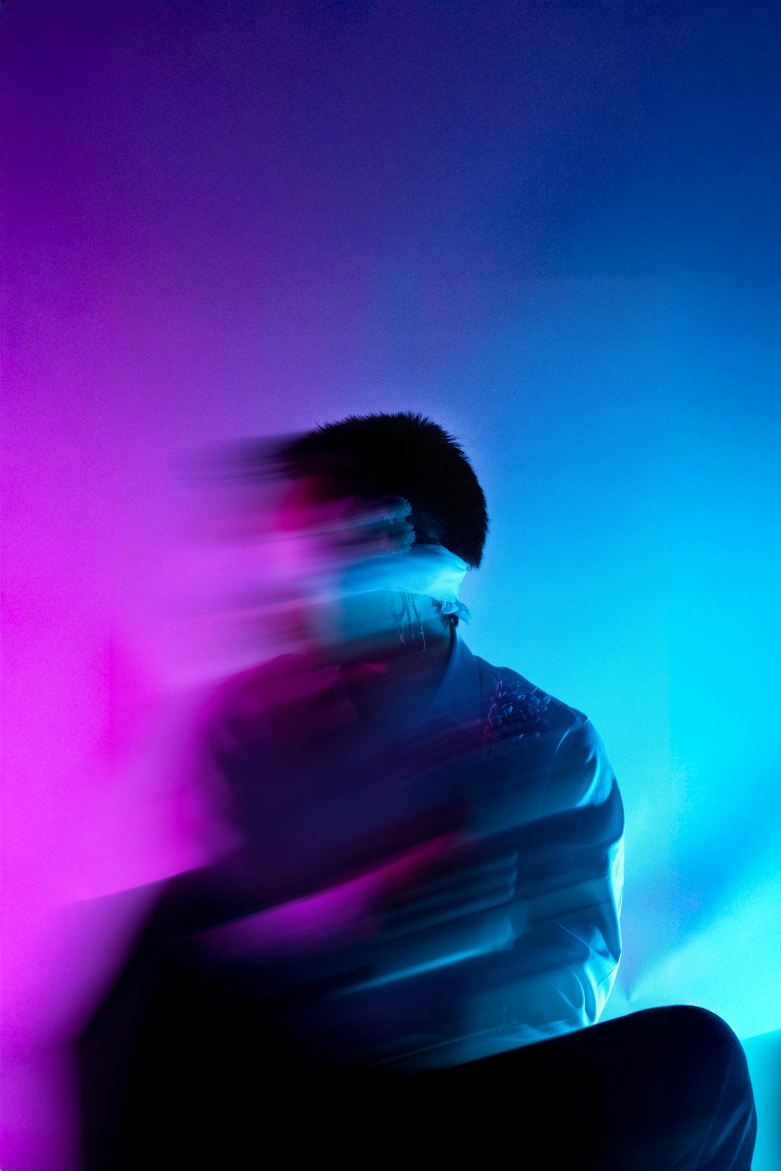
#> input picture sample.jpg, 5461 x 8192 px (shown at 1/7 size)
$ python pillow_image_rolling_github.py
#> lines starting #> are read from the running program, lines starting #| are printed output that depends on the picture
import os
from PIL import Image, ImageEnhance

class PillowRolling:
    def __init__(self, image_path: str, folder_name: str, sub_img_size:tuple):
#> called with image_path = 'sample.jpg', folder_name = 'rolled_image', sub_img_size = (600, 600)
        self.image = Image.open(image_path)
#> self.image is the input picture: PIL image 5461x8192 RGB; mean R, G, B 55.2, 62.6, 147.2
        self.sub_img_size = sub_img_size
        self.folder_name = folder_name
        os.makedirs(self.folder_name, exist_ok=True)  #Create Directory

    def show_image(self):
        self.image.show()

    def resize_image(self):
        self.resized_image = self.image.resize(self.sub_img_size)
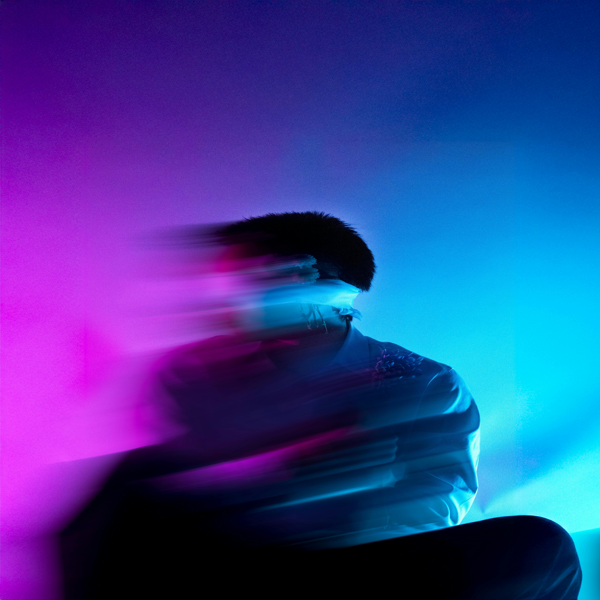
#> self.resized_image: PIL image 600x600 RGB; mean R, G, B 55.2, 62.6, 147.2

    def rolling_and_merging(self, filename: str):
#> called with filename = 'rolled.jpg'
        new_image = Image.new("RGB",(self.image.width, self.image.height))
#> new_image: PIL image 5461x8192 RGB; every value is 0
        for i in range((self.image.width // self.sub_img_size[0]) +1):
            for j in range((self.image.height // self.sub_img_size[1])+1):
                new_x = i*self.sub_img_size[0]
                new_y = j *self.sub_img_size[1]
                new_image.paste(self.resized_image, (new_x, new_y ))
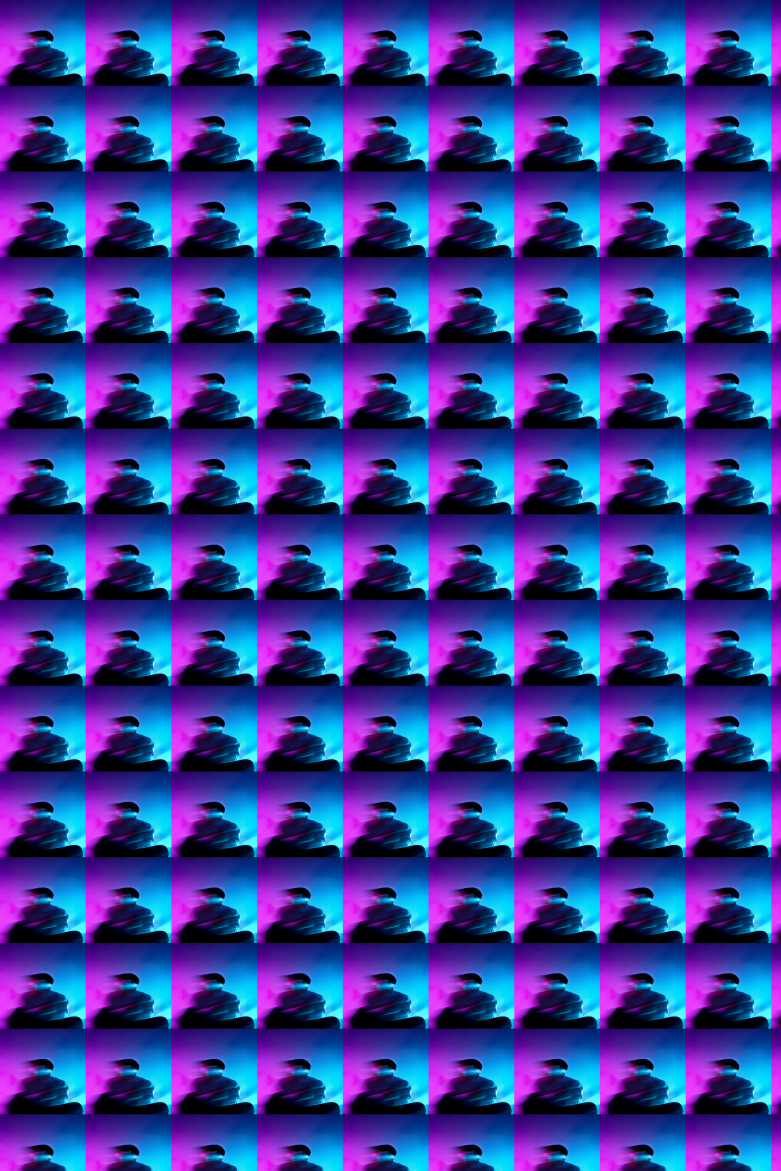
#> new_image: PIL image 5461x8192 RGB (shown at 1/7 size); mean R, G, B 56.6, 62.5, 148.8

        path = f"{self.folder_name}/{filename}"
        new_image.save(path)
        print(f"✅ Rolled image saved as {path}")

def main():
    #Photo: Ekam Juneja: https://www.pexels.com/tr-tr/fotograf/dinamik-isik-efektleriyle-soyut-portre-31208192/
    image_path = "sample.jpg"
    folder_name = "rolled_image"
    sub_img_size = (600,600)
    pb = PillowRolling(image_path=image_path,folder_name=folder_name,sub_img_size=sub_img_size)

    pb.show_image()
    pb.resize_image()
    pb.rolling_and_merging("rolled.jpg")

if __name__ == "__main__":
    main()

$ run again, with bird.jpg copied over sample.jpg
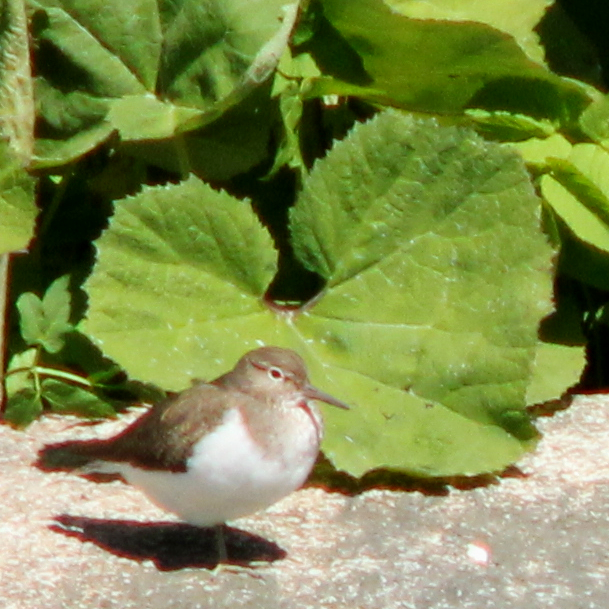
#> input picture bird.jpg, 609 x 609 px
#> in __init__, self.image is the input picture: PIL image 609x609 RGB; mean R, G, B 126.5, 139.9, 76.8
#> after the loop in rolling_and_merging, `for i in range((self.image.width // self.sub_img_size[0]) +1):`:
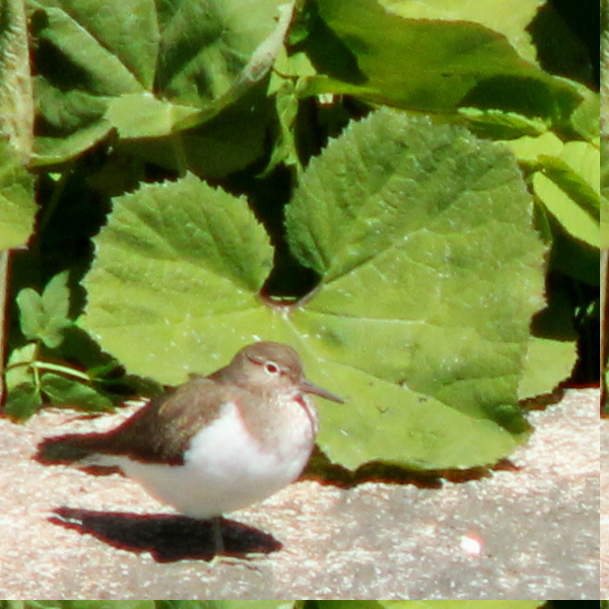
#> new_image: PIL image 609x609 RGB; mean R, G, B 126.7, 140.1, 76.8

$ run again, with cars.jpg copied over sample.jpg
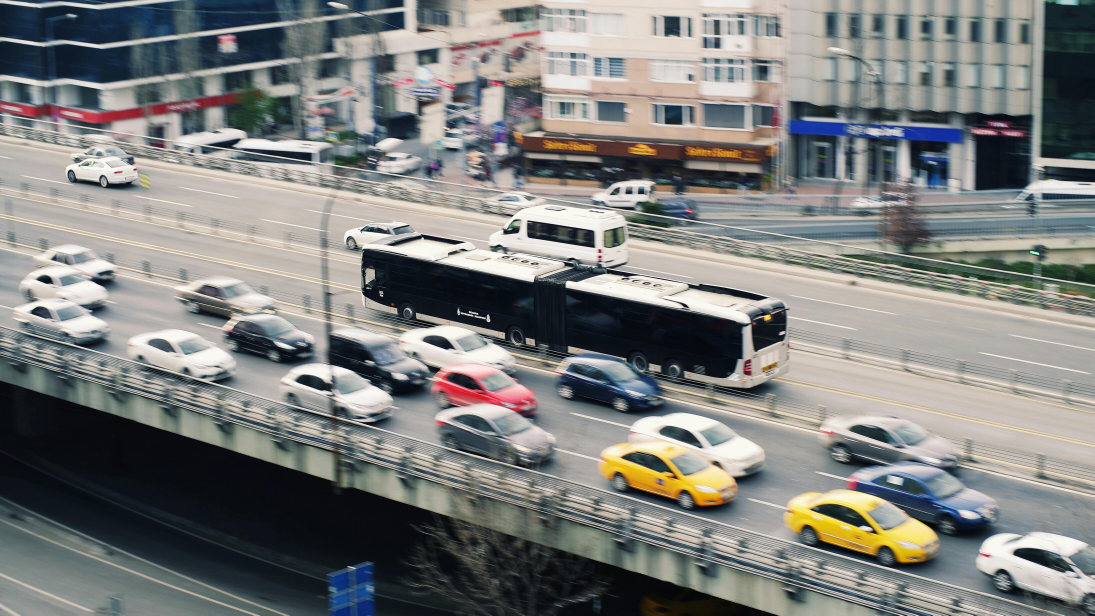
#> input picture cars.jpg, 5472 x 3078 px (shown at 1/5 size)
#> in __init__, self.image is the input picture: PIL image 5472x3078 RGB; mean R, G, B 126.3, 127.3, 125.2
#> in resize_image, `self.resized_image = self.image.resize(self.sub_img_size)`:
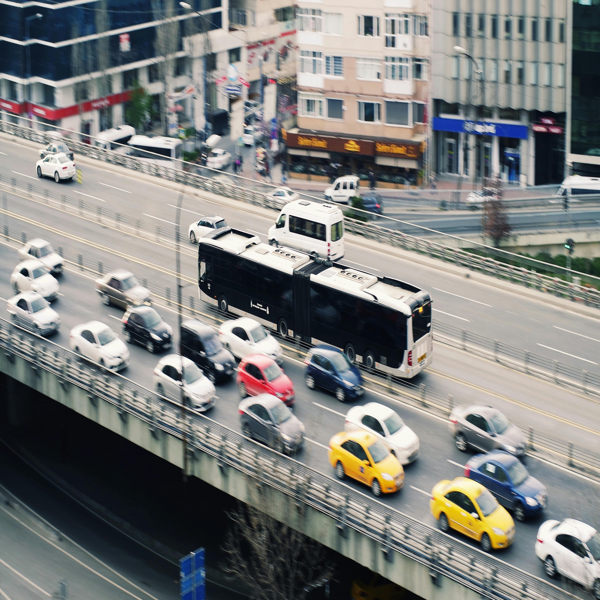
#> self.resized_image: PIL image 600x600 RGB; mean R, G, B 126.3, 127.3, 125.2
#> after the loop in rolling_and_merging, `for i in range((self.image.width // self.sub_img_size[0]) +1):`:
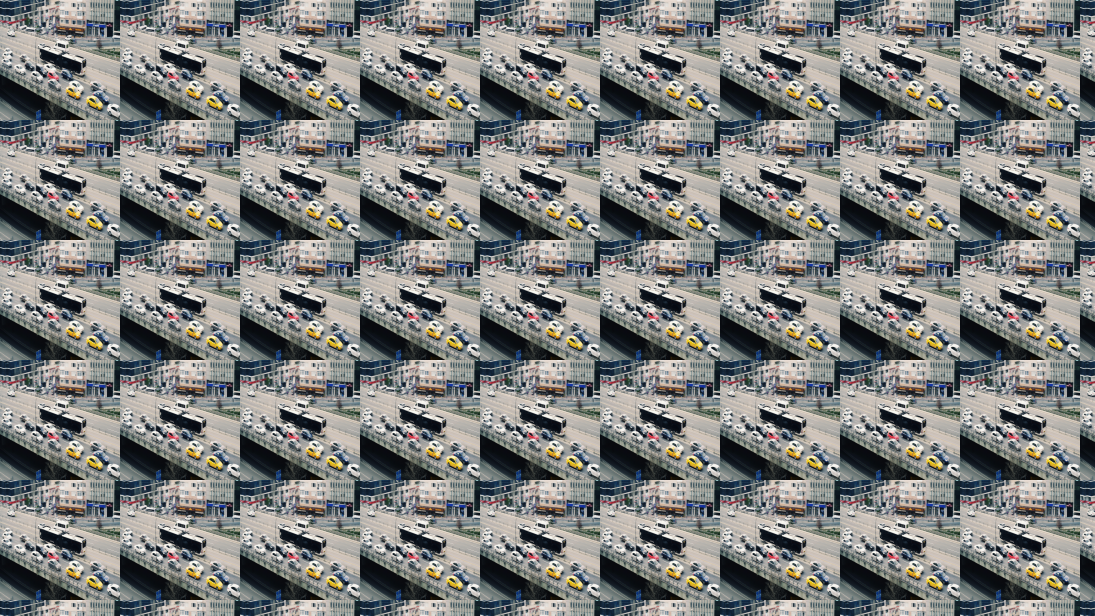
#> new_image: PIL image 5472x3078 RGB (shown at 1/5 size); mean R, G, B 126.1, 127.2, 125.3
